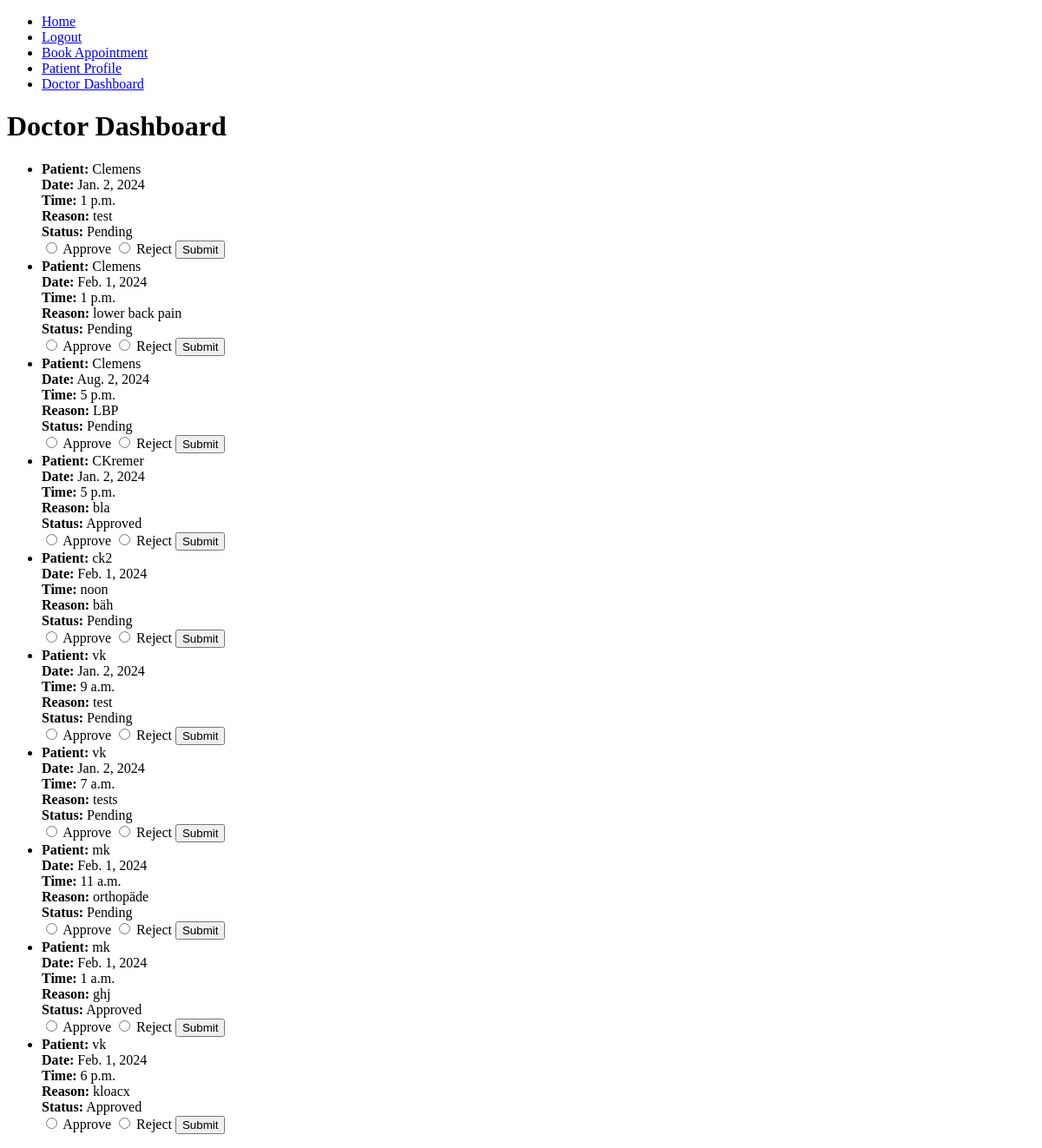
Before: /bookings/doctor_dashboard/ (signed in) with the older database file.
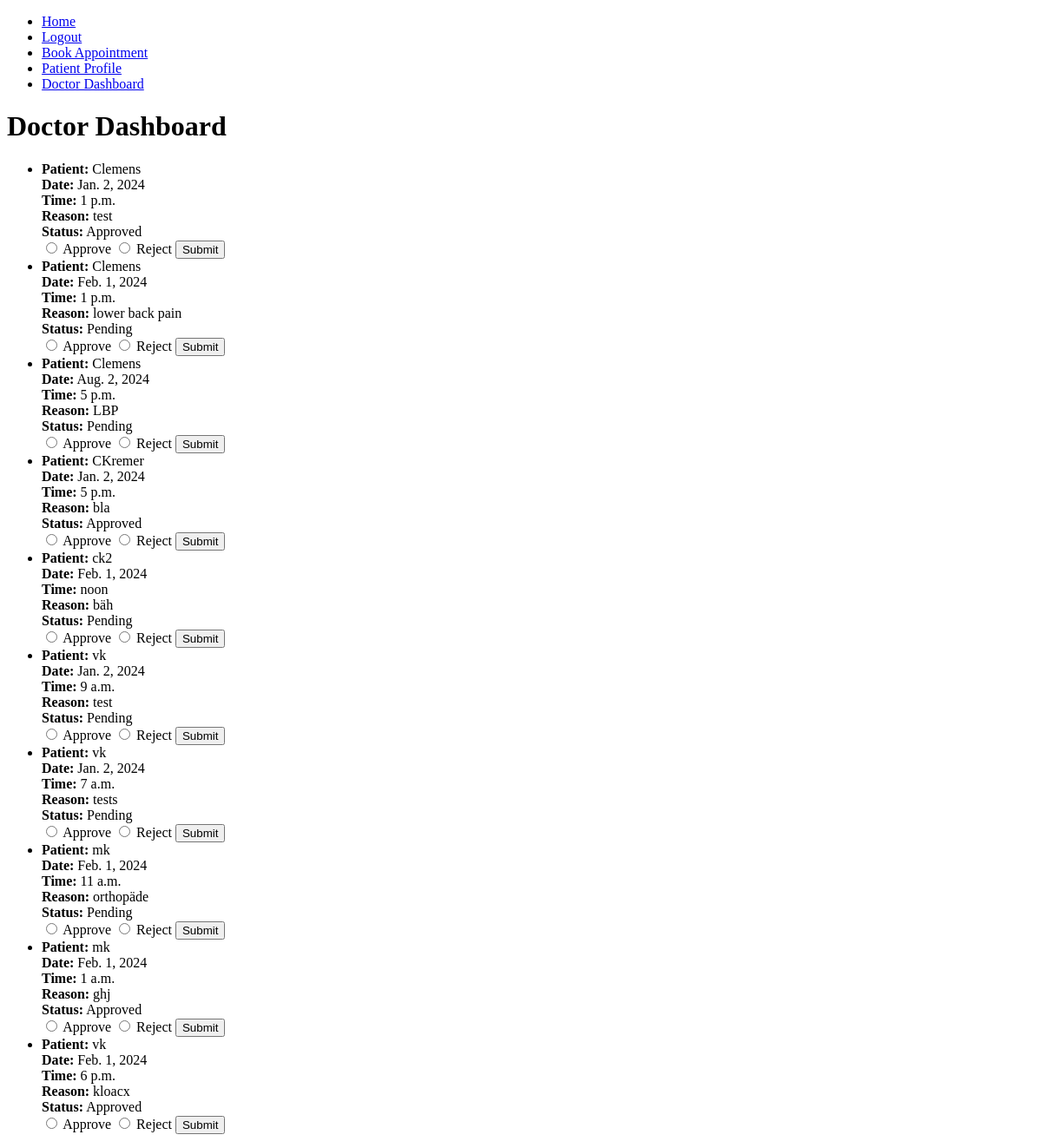
After: the same page with the newer database file.
### bookings/models.py (models this page shows, shortened)
class Appointment(models.Model):
    patient = models.ForeignKey(Patient, on_delete=models.CASCADE)
    doctor = models.ForeignKey(Doctor, on_delete=models.CASCADE)
    date = models.DateField()
    time = models.TimeField()
    reason = models.TextField()
    approved = models.BooleanField(default=False)

class Patient(models.Model):
    SEX_CHOICES = [
        ('M', 'Male'),
        ('F', 'Female'),
        ('O', 'Other'),
    ]
    user = models.OneToOneField(User, on_delete=models.CASCADE)
    phone = models.CharField(max_length=15)
    address = models.CharField(max_length=255)
    sex = models.CharField(max_length=1, choices=SEX_CHOICES)

### bookings/views.py (the view)
# urls.py: path('doctor_dashboard/', views.doctor_dashboard, name='doctor_dashboard'),
@login_required
def doctor_dashboard(request):
    try:
        doctor = request.user.doctor
        appointments = Appointment.objects.filter(doctor=doctor)
    except ObjectDoesNotExist:
        doctor = None
        appointments = []
    if request.method == 'POST':
        appointment_id = request.POST.get('appointment_id')
        approve_status = request.POST.get('approve_status')
        appointment = get_object_or_404(Appointment, id=appointment_id, doctor=doctor)
        appointment.approved = approve_status == 'approve'
        appointment.save()
    return render(request, 'doctor_dashboard.html', {'appointments': appointments, 'doctor': doctor})

### bookings/templates/doctor_dashboard.html (shortened to what this page needs)
<!DOCTYPE html>
<html lang="en">
<head>
</head>
<body>
    <header>
        <nav>
            <ul>
                <li><a href="{% url 'index' %}">Home</a></li>
                {% if user.is_authenticated %}
                    <li><a href="{% url 'logout' %}">Logout</a></li>
                    <li><a href="{% url 'book_appointment' %}">Book Appointment</a></li>
                    <li><a href="{% url 'patient_detail' %}">Patient Profile</a></li>
                    <li><a href="{% url 'doctor_dashboard' %}">Doctor Dashboard</a></li>
                {% else %}
                    <li><a href="{% url 'login' %}">Login</a></li>
                    <li><a href="{% url 'register_patient' %}">Register</a></li>
                    <li><a href="{% url 'register_doctor' %}">Register Doctor</a></li>
                {% endif %}
            </ul>
        </nav>
    </header>
    <h1>Doctor Dashboard</h1>
    <ul>
        {% for appointment in appointments %}
            <li>
                <strong>Patient:</strong> {{ appointment.patient.user.username }}<br>
                <strong>Date:</strong> {{ appointment.date }}<br>
                <strong>Time:</strong> {{ appointment.time }}<br>
                <strong>Reason:</strong> {{ appointment.reason }}<br>
                <strong>Status:</strong> {% if appointment.approved %}Approved{% else %}Pending{% endif %}<br>
                <form method="post">
                    <input type="radio" id="approve" name="approve_status" value="approve">
                    <label for="approve">Approve</label>
                    <input type="radio" id="reject" name="approve_status" value="reject">
                    <label for="reject">Reject</label>
                    <button type="submit">Submit</button>
                </form>
            </li>
        {% endfor %}
    </ul>
</body>
</html>

Changed rows visible on the page:
changed Appointment (number 1 of 10 on the later page): approved "Pending" → "Approved"
